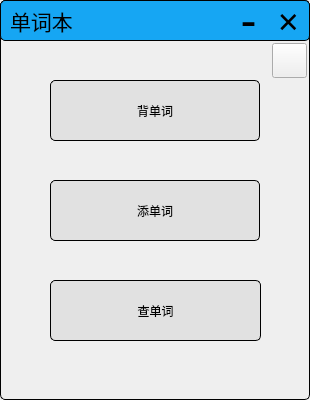
<?xml version="1.0" encoding="UTF-8"?>
<ui version="4.0">
 <class>widget</class>
 <widget class="QMainWindow" name="widget">
  <property name="geometry">
   <rect>
    <x>0</x>
    <y>0</y>
    <width>310</width>
    <height>400</height>
   </rect>
  </property>
  <property name="windowTitle">
   <string>MainWindow</string>
  </property>
  <property name="windowIcon">
   <iconset resource="images.qrc">
    <normaloff>:/static/images/bubu.ico</normaloff>:/static/images/bubu.ico</iconset>
  </property>
  <property name="toolTip">
   <string/>
  </property>
  <property name="styleSheet">
   <string notr="true">#widget  {
	border:1px solid black;
	border-radius:5px;
}</string>
  </property>
  <widget class="QWidget" name="centralwidget">
   <widget class="QWidget" name="titleWidget" native="true">
    <property name="geometry">
     <rect>
      <x>0</x>
      <y>0</y>
      <width>310</width>
      <height>41</height>
     </rect>
    </property>
    <property name="styleSheet">
     <string notr="true">#titleWidget{
background-color:rgb(22, 166, 243);
color:black;
border-radius:5px;
border:1px solid black;
}</string>
    </property>
    <widget class="QPushButton" name="closeBtn">
     <property name="geometry">
      <rect>
       <x>269</x>
       <y>1</y>
       <width>39</width>
       <height>39</height>
      </rect>
     </property>
     <property name="font">
      <font>
       <family>Microsoft YaHei</family>
       <pointsize>-1</pointsize>
      </font>
     </property>
     <property name="mouseTracking">
      <bool>true</bool>
     </property>
     <property name="tabletTracking">
      <bool>false</bool>
     </property>
     <property name="contextMenuPolicy">
      <enum>Qt::DefaultContextMenu</enum>
     </property>
     <property name="styleSheet">
      <string notr="true">QPushButton:hover { 
 background-color: red; 
 color: rgb(255, 255, 255);
border: 1px solid black;
font-size:36px;
}
QPushButton {background-color:#E1E1E1;
color:black;
background-color: rgb(22, 166, 243); 
border-radius:5px;
border:0px solid black;
font-size:36px;}</string>
     </property>
     <property name="text">
      <string>×</string>
     </property>
    </widget>
    <widget class="QLabel" name="label">
     <property name="geometry">
      <rect>
       <x>10</x>
       <y>0</y>
       <width>121</width>
       <height>41</height>
      </rect>
     </property>
     <property name="font">
      <font>
       <family>黑体</family>
       <pointsize>16</pointsize>
      </font>
     </property>
     <property name="styleSheet">
      <string notr="true"/>
     </property>
     <property name="text">
      <string>单词本</string>
     </property>
    </widget>
    <widget class="QPushButton" name="pushButton">
     <property name="geometry">
      <rect>
       <x>229</x>
       <y>1</y>
       <width>39</width>
       <height>39</height>
      </rect>
     </property>
     <property name="font">
      <font>
       <pointsize>36</pointsize>
      </font>
     </property>
     <property name="styleSheet">
      <string notr="true"> QPushButton:hover { 
 background-color: red; 
 color: rgb(255, 255, 255);
border: 1px solid black;}
QPushButton {background-color:#E1E1E1;
color:black;
background-color: rgb(22, 166, 243); 
border-radius:5px;
border:0px solid black;}



</string>
     </property>
     <property name="text">
      <string>-</string>
     </property>
    </widget>
   </widget>
   <widget class="QPushButton" name="addBtn">
    <property name="geometry">
     <rect>
      <x>50</x>
      <y>180</y>
      <width>210</width>
      <height>61</height>
     </rect>
    </property>
    <property name="styleSheet">
     <string notr="true">QPushButton:hover { 
	background-color: rgb(165, 212, 188);
	font: bold 16pt &quot;幼圆&quot;;
	transition: 5s;
}
QPushButton {
	font: 16pt &quot;幼圆&quot;;
	background-color:#E1E1E1;
	border-radius:5px;
	border:1px solid black;
}</string>
    </property>
    <property name="text">
     <string>添单词</string>
    </property>
   </widget>
   <widget class="QPushButton" name="changeBtn">
    <property name="geometry">
     <rect>
      <x>50</x>
      <y>280</y>
      <width>211</width>
      <height>61</height>
     </rect>
    </property>
    <property name="styleSheet">
     <string notr="true">QPushButton:hover { 
	background-color: rgb(165, 212, 188);
	font: bold 16pt &quot;幼圆&quot;;
	transition: 5s;
}
QPushButton {
	font: 16pt &quot;幼圆&quot;;
	background-color:#E1E1E1;
	border-radius:5px;
	border:1px solid black;
}</string>
    </property>
    <property name="text">
     <string>查单词</string>
    </property>
   </widget>
   <widget class="QPushButton" name="memBtn">
    <property name="geometry">
     <rect>
      <x>50</x>
      <y>80</y>
      <width>210</width>
      <height>61</height>
     </rect>
    </property>
    <property name="styleSheet">
     <string notr="true">QPushButton:hover { 
	background-color: rgb(165, 212, 188);
	font: bold 16pt &quot;幼圆&quot;;
	transition: 5s;
}
QPushButton {
	font: 16pt &quot;幼圆&quot;;
	background-color:#E1E1E1;
	border-radius:5px;
	border:1px solid black;
}</string>
    </property>
    <property name="text">
     <string>背单词</string>
    </property>
   </widget>
   <widget class="QPushButton" name="refreshBtn">
    <property name="geometry">
     <rect>
      <x>272</x>
      <y>43</y>
      <width>35</width>
      <height>35</height>
     </rect>
    </property>
    <property name="toolTip">
     <string>刷新</string>
    </property>
    <property name="toolTipDuration">
     <number>-1</number>
    </property>
    <property name="text">
     <string/>
    </property>
    <property name="icon">
     <iconset resource="images.qrc">
      <normaloff>:/static/images/刷新.png</normaloff>:/static/images/刷新.png</iconset>
    </property>
   </widget>
  </widget>
 </widget>
 <resources>
  <include location="images.qrc"/>
 </resources>
 <connections/>
</ui>
